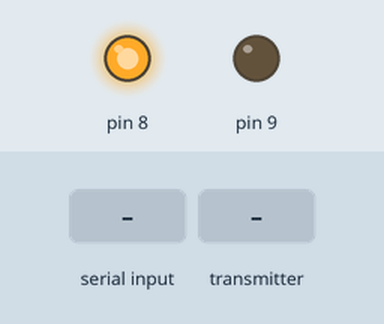
The sketch below on a simulated Arduino Uno, built with avr-gcc and run on an emulated ATmega328P. Shown: output pins drawn as LEDs (lit = HIGH). The test bench sets the inputs (shaded band). No radio packets arrive unless stated; what the sketch prints to the serial monitor is not drawn.

Above: at 1.2 s.
1.3 s: "R" received over Serial
2.8 s: the transmitter starts sending payload = 0
4.7 s: "T" received over Serial
Timing chart, 0 to 7.7 s (numbered marks = the images above; inputs shaded):
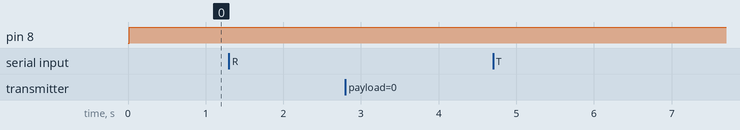

The sketch:

NRF24TeensyTX.ino
```cpp
// (licence header left out)
/**
   A simple example of sending data from 1 nRF24L01 transceiver to another.

   This example was written to be used on 2 devices acting as "nodes".
   Use the Serial Monitor to change each node's behavior.
*/
#include <SPI.h>
#include "printf.h"
#include "RF24.h"

// instantiate an object for the nRF24L01 transceiver
RF24 radio(14, 10); // using pin 14 for the CE pin, and pin 10 for the CSN pin

// Let these addresses be used for the pair
uint8_t address[][6] = {"1Node", "2Node"};
// It is very helpful to think of an address as a path instead of as
// an identifying device destination

// to use different addresses on a pair of radios, we need a variable to
// uniquely identify which address this radio will use to transmit
bool radioNumber = 1; // 0 uses address[0] to transmit, 1 uses address[1] to transmit

// Used to control whether this node is sending or receiving
bool role = true;  // true = TX role, false = RX role

// For this example, we'll be using a payload containing
// a single float number that will be incremented
// on every successful transmission
float payload = 0.0;

void setup() {
  pinMode(8, OUTPUT);
  pinMode(9, OUTPUT);
  Serial.begin(115200);
  //  while (!Serial) {
  //    // some boards need to wait to ensure access to serial over USB
  //  }

  // initialize the transceiver on the SPI bus
  if (!radio.begin()) {
    Serial.println(F("radio hardware is not responding!!"));
    while (1) {} // hold in infinite loop
  }

  // print example's introductory prompt
  Serial.println(F("RF24/examples/GettingStarted"));

  // To set the radioNumber via the Serial monitor on startup
  //  Serial.println(F("Which radio is this? Enter '0' or '1'. Defaults to '0'"));
  //  while (!Serial.available()) {
  //    // wait for user input
  //  }
  //  char input = Serial.parseInt();
  //  radioNumber = input == 1;
  radioNumber = 0;
  Serial.print(F("radioNumber = "));
  Serial.println((int)radioNumber);

  // role variable is hardcoded to RX behavior, inform the user of this
  Serial.println(F("*** PRESS 'T' to begin transmitting to the other node"));

  // Set the PA Level low to try preventing power supply related problems
  // because these examples are likely run with nodes in close proximity to
  // each other.
  radio.setPALevel(RF24_PA_LOW);  // RF24_PA_MAX is default.

  // save on transmission time by setting the radio to only transmit the
  // number of bytes we need to transmit a float
  radio.setPayloadSize(sizeof(payload)); // float datatype occupies 4 bytes

  // set the TX address of the RX node into the TX pipe
  radio.openWritingPipe(address[radioNumber]);     // always uses pipe 0

  // set the RX address of the TX node into a RX pipe
  radio.openReadingPipe(1, address[!radioNumber]); // using pipe 1

  // additional setup specific to the node's role
  if (role) {
    radio.stopListening();  // put radio in TX mode
  } else {
    radio.startListening(); // put radio in RX mode
  }

  // For debugging info
  // printf_begin();             // needed only once for printing details
  // radio.printDetails();       // (smaller) function that prints raw register values
  // radio.printPrettyDetails(); // (larger) function that prints human readable data
  digitalWriteFast(8, 0); //ROUGE
  digitalWriteFast(9, 1);
} // setup

void loop() {

  if (role) {
    // This device is a TX node

    unsigned long start_timer = micros();                    // start the timer
    bool report = radio.write(&payload, sizeof(float));      // transmit & save the report
    unsigned long end_timer = micros();                      // end the timer

    if (report) {
      Serial.print(F("Transmission successful! "));          // payload was delivered
      Serial.print(F("Time to transmit = "));
      Serial.print(end_timer - start_timer);                 // print the timer result
      Serial.print(F(" us. Sent: "));
      Serial.println(payload);                               // print payload sent
      payload += 0.01; // increment float payload
      digitalWriteFast(8, 1); ////VERT
      digitalWriteFast(9, 0);
    }
    else {
      Serial.println(F("Transmission failed or timed out"));
      digitalWriteFast(8, 0); //ROUGE
      digitalWriteFast(9, 1); // payload was not delivered
    }

    // to make this example readable in the serial monitor
    delay(20);  // slow transmissions down by 1 second
  }
  else {
    // This device is a RX node

    uint8_t pipe;
    if (radio.available(&pipe)) {             // is there a payload? get the pipe number that recieved it
      uint8_t bytes = radio.getPayloadSize(); // get the size of the payload
      radio.read(&payload, bytes);            // fetch payload from FIFO
      Serial.print(F("Received "));
      Serial.print(bytes);                    // print the size of the payload
      Serial.print(F(" bytes on pipe "));
      Serial.print(pipe);                     // print the pipe number
      Serial.print(F(": "));
      Serial.println(payload);                // print the payload's value
    }
  } // role

  if (Serial.available()) {
    // change the role via the serial monitor

    char c = toupper(Serial.read());
    if (c == 'T' && !role) {
      // Become the TX node

      role = true;
      Serial.println(F("*** CHANGING TO TRANSMIT ROLE -- PRESS 'R' TO SWITCH BACK"));
      radio.stopListening();

    } else if (c == 'R' && role) {
      // Become the RX node

      role = false;
      Serial.println(F("*** CHANGING TO RECEIVE ROLE -- PRESS 'T' TO SWITCH BACK"));
      radio.startListening();
    }
  }

} // loop
```

Measured:
- after the input at 1.3 s, every drawn part: stays the same
- after the input at 2.8 s, every drawn part: stays the same
- after the input at 4.7 s, every drawn part: stays the same
